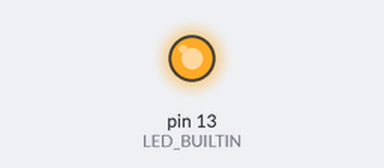
Bench run of a sketch on a simulated Arduino Uno, built with avr-gcc and run on an emulated ATmega328P. Shown: output pins drawn as LEDs (lit = HIGH).

Above: at 0.75 s.
At 3.9 s:
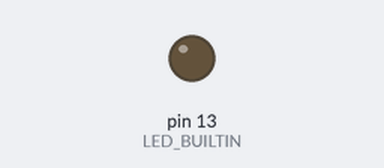
Timing chart, 0 to 6.5 s (numbered marks = the images above):
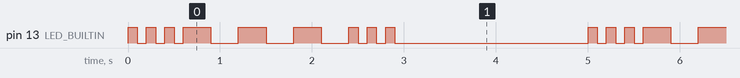

Measured:
- by itself, pin 13 (LED_BUILTIN): repeats every 5.0 s: 2 × (LOW 0.10 s, HIGH 0.10 s), LOW 0.10 s, 3 × (HIGH 0.30 s, LOW 0.30 s), 2 × (HIGH 0.10 s, LOW 0.10 s), HIGH 0.10 s, LOW 2.1 s, HIGH 0.10 s
- by itself, everything shown: repeats every 5.0 s, in 18 steps

The sketch:

Blink_SOS_functies.ino
```cpp
/*
  Cursus micro processoren
  Riekus Bennink
  AV de Glasbaars
*/
#define PUNT 100
#define STREEP 300

void punt() {
  digitalWrite(LED_BUILTIN, HIGH);  // onsteek de led
  delay(PUNT);                       // wacht
  digitalWrite(LED_BUILTIN, LOW);   // doof the led
  delay(PUNT);
}

void streep() {
  digitalWrite(LED_BUILTIN, HIGH);  // onsteek de led
  delay(STREEP);                    // wacht
  digitalWrite(LED_BUILTIN, LOW);   // doof the led
  delay(STREEP);
}

void s(){
punt();punt();punt();
}

void o(){
  streep();streep(),streep();
}

void sos(){
  s();o();s();
}

void setup() {
  // set digital pin LED_BUILTIN to output.
  pinMode(LED_BUILTIN, OUTPUT);
}


void loop() {
  sos();
  delay(2000);  // wacht 2 sec en begin dan opnieuw
}
```
